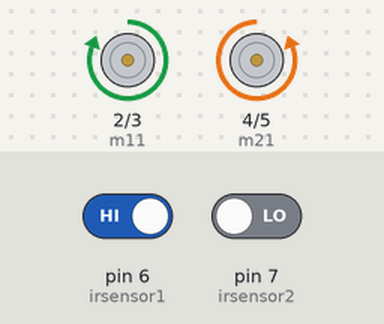
Bench run of a sketch on a simulated Arduino Uno, built with avr-gcc and run on an emulated ATmega328P. On the bench: motor-driver pin pairs drawn as motors (green arrow = first pin HIGH = forward, orange = second pin HIGH = backward, longer = more drive). The inputs (shaded band) are chosen by the test bench; at power-on: pin 6 (irsensor1) HIGH, pin 7 (irsensor2) LOW.

Above: at 1.2 s.
1.3 s: pin 6 (irsensor1) driven LOW
At 2.6 s:
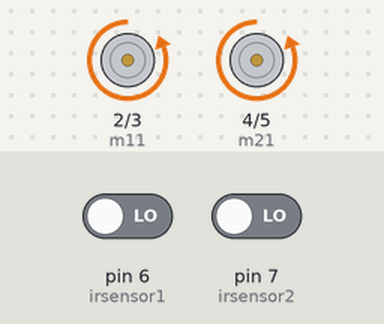
2.9 s: pin 7 (irsensor2) driven HIGH
At 3.8 s:
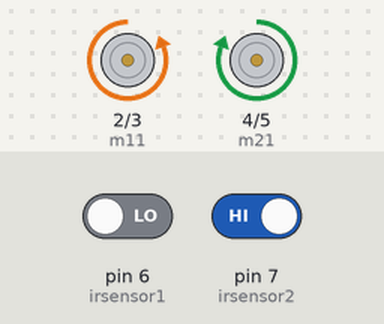
4.4 s: pin 6 (irsensor1) driven HIGH
At 5.1 s:
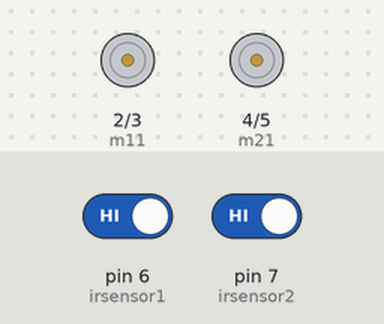
6.0 s: pin 7 (irsensor2) driven LOW
At 7.4 s:
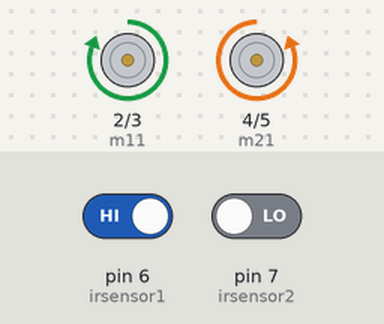
Timing chart, 0 to 8.5 s (numbered marks = the images above; inputs shaded):
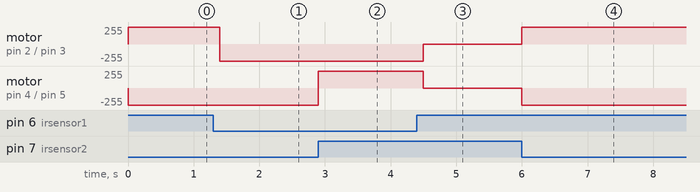

Measured:
- after the input at 1.3 s, motor on pin 2 (m11) / pin 3 (m12): forward 255/255 → backward 255/255 after 0.10 s
- after the input at 2.9 s, motor on pin 4 (m21) / pin 5 (m22): backward 255/255 → forward 255/255 at once
- after the input at 4.4 s, motor on pin 2 (m11) / pin 3 (m12): backward 255/255 → stopped after 0.10 s; motor on pin 4 (m21) / pin 5 (m22): forward 255/255 → stopped after 0.10 s
- after the input at 6.0 s, motor on pin 2 (m11) / pin 3 (m12): stopped → forward 255/255 at once; motor on pin 4 (m21) / pin 5 (m22): stopped → backward 255/255 at once

The sketch:

Line_following_robot.ino
```cpp
// ---------- MOTOR PINS ----------

int m11 = 2;
int m12 = 3;

int m21 = 4;
int m22 = 5;

// ---------- IR SENSOR PINS ----------

int irsensor1 = 6;   // Left IR sensor
int irsensor2 = 7;   // Right IR sensor


// ---------- MOTOR FUNCTIONS ----------

void forward() {
  digitalWrite(m11, LOW);
  digitalWrite(m12, HIGH);

  digitalWrite(m21, LOW);
  digitalWrite(m22, HIGH);
}

void reverse() {
  digitalWrite(m11, HIGH);
  digitalWrite(m12, LOW);

  digitalWrite(m21, HIGH);
  digitalWrite(m22, LOW);
}

void left() {
  // Left motor reverse
  digitalWrite(m11, HIGH);
  digitalWrite(m12, LOW);

  // Right motor forward
  digitalWrite(m21, LOW);
  digitalWrite(m22, HIGH);
}

void right() {
  // Left motor forward
  digitalWrite(m11, LOW);
  digitalWrite(m12, HIGH);

  // Right motor reverse
  digitalWrite(m21, HIGH);
  digitalWrite(m22, LOW);
}

void stopRobot() {
  digitalWrite(m11, LOW);
  digitalWrite(m12, LOW);

  digitalWrite(m21, LOW);
  digitalWrite(m22, LOW);
}


// ---------- SETUP ----------

void setup() {

  pinMode(m11, OUTPUT);
  pinMode(m12, OUTPUT);

  pinMode(m21, OUTPUT);
  pinMode(m22, OUTPUT);

  pinMode(irsensor1, INPUT);
  pinMode(irsensor2, INPUT);

  stopRobot();
}


// ---------- MAIN LOOP ----------

void loop() {

  int leftSensor = digitalRead(irsensor1);
  int rightSensor = digitalRead(irsensor2);

  if (leftSensor == LOW && rightSensor == LOW) { //for blue IR sensor

    forward();
  }


  // Left sensor detects obstacle
  else if (leftSensor == LOW && rightSensor == HIGH) {
    right();
    delay(200);
  }


  // Right sensor detects obstacle
  else if (leftSensor == HIGH && rightSensor == LOW) {
    left();
    delay(200);
  }


  // Both sensors detect obstacle
  else if (leftSensor == HIGH && rightSensor == HIGH) {
    stopRobot();
  }
}
```
